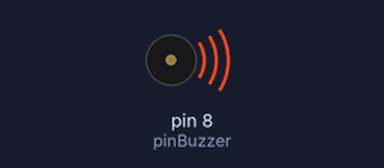
The sketch below on a simulated Arduino Uno, built with avr-gcc and run on an emulated ATmega328P. On the bench: buzzer (waves = sounding).

Above: at 0.2 s.
At 9.54 s:
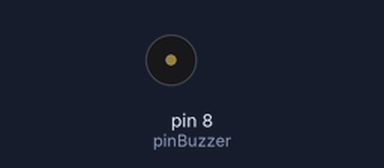
Timing chart, 0 to 11.3 s (numbered marks = the images above):
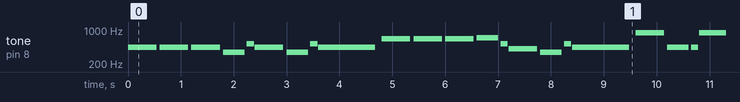

The sketch:

reproductosDeMusicaVersion00002_MarchaGuerraStarWare.ino
```cpp
// --- DEFINICIÓN DE FRECUENCIAS ---
#define C3 131
#define CS3 139
#define D3 147
#define DS3 156
#define E3 165
#define F3 175
#define FS3 185
#define G3 196
#define GS3 208
#define A3 220
#define AS3 233
#define B3 247
#define C4 262
#define CS4 277
#define D4 294
#define DS4 311
#define E4 330
#define F4 349
#define FS4 370
#define G4 392
#define GS4 415
#define A4 440
#define AS4 466
#define B4 494
// #define C5 523
// #define CS5 554
// #define D5 587
// #define DS5 622
// #define E5 659
//
#define C5 523
#define CS5 554
#define D5 587
#define DS5 622
#define E5 659
#define F5 698
#define FS5 740
#define G5 784
#define GS5 831
#define A5 880
#define AS5 932
#define B5 988

#define REST 0

// Escala de tiempos de alta precisión
#define blanca      2.0
#define blanca_p      3.0
#define negra       1.0
#define negra_p     1.5
#define corchea     0.5
#define corchea_p   0.75
#define semicorchea 0.25
#define fusa        0.125
#define redonda 4.0

int pinBuzzer = 8;
float bpm = 124.0;

void setup() {
  pinMode(pinBuzzer, OUTPUT);
}

// Función con resolución de articulación dinámica
void tocar(int frecuencia, float duracion) {
  float ms_por_negra = 60000.0 / bpm;
  float tiempo_total = duracion * ms_por_negra;

  // Articulación al 90% para claridad máxima en velocidades altas
  float tiempo_sonido = tiempo_total * 0.90;
  float tiempo_silencio = tiempo_total * 0.10;

  if (frecuencia > 0) {
    tone(pinBuzzer, frecuencia, tiempo_sonido);
  } else {
    noTone(pinBuzzer);
  }

  delay(tiempo_total); // Mantiene el pulso rítmico exacto
  noTone(pinBuzzer);
}

void loop() {
  bpm = 100.0; // Tempo de marcha militar

  // --- MOTIVO PRINCIPAL (La-La-La...) ---
  tocar(A4, negra); tocar(A4, negra); tocar(A4, negra);
  tocar(F4, corchea_p); tocar(C5, semicorchea);
  tocar(A4, negra); tocar(F4, corchea_p); tocar(C5, semicorchea);
  tocar(A4, blanca);

  // --- SEGUNDA PARTE (El ascenso) ---
  tocar(E5, negra); tocar(E5, negra); tocar(E5, negra);
  tocar(F5, corchea_p); tocar(C5, semicorchea);
  tocar(GS4, negra); tocar(F4, corchea_p); tocar(C5, semicorchea);
  tocar(A4, blanca);

  // --- EL SALTO ÉPICO ---
  tocar(A5, negra); tocar(A4, corchea_p); tocar(A4, semicorchea);
  tocar(A5, negra); tocar(GS5, corchea_p); tocar(G5, semicorchea);
  tocar(FS5, semicorchea); tocar(F5, semicorchea); tocar(FS5, corchea);

  tocar(REST, corchea);
  tocar(AS4, corchea); tocar(DS5, negra); tocar(D5, corchea_p); tocar(CS5, semicorchea);

  delay(3000);
}
```

Measured:
- by itself, tone on pin 8 (pinBuzzer): plays 440 Hz for 0.54 s, 440 Hz for 0.54 s, 440 Hz for 0.54 s, 349 Hz for 0.41 s, 523 Hz for 0.14 s, 440 Hz for 0.54 s … (233 notes in this stretch)
